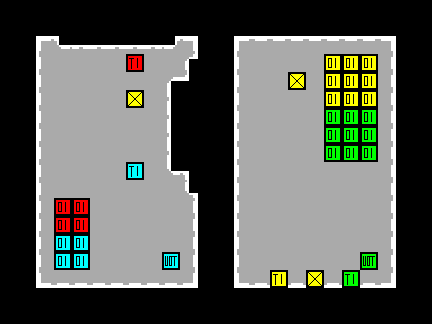

This is a level from a 2D game, rendered from its Tiled map with the project's own tilesets. A one-line summary and the complete map file follow:
An orthogonal 24x18 tile map with 18x18 px tiles, 2 tile layers (Tile Layer 1, Tile Layer 2), 1 hidden layer not drawn and 3 objects (P1, P2, Box).

<map version="1.0" tiledversion="1.1.4" orientation="orthogonal" renderorder="right-down" width="24" height="18" tilewidth="18" tileheight="18" infinite="0" nextobjectid="4">
 <tileset firstgid="1" source="18bit.tsx" />
 <layer name="Tile Layer 1" width="24" height="18">
  <data encoding="csv">
0,0,0,0,0,0,0,0,0,0,0,0,0,0,0,0,0,0,0,0,0,0,0,0,
0,0,0,0,0,0,0,0,0,0,0,0,0,0,0,0,0,0,0,0,0,0,0,0,
0,0,3,3221225480,6,6,6,6,6,1073741832,2684354563,0,0,0,0,0,0,0,0,0,0,0,0,0,
0,0,1610612740,2,2,2,2,27,2,2,1610612744,0,0,0,0,0,0,0,0,0,0,0,0,0,
0,0,1610612740,2,2,2,2,2,2,7,3221225477,0,0,0,0,0,0,0,0,0,0,0,0,0,
0,0,1610612740,2,2,2,2,11,2,2684354566,0,0,0,0,0,0,0,0,0,0,0,0,0,0,
0,0,1610612740,2,2,2,2,2,2,2684354566,0,0,0,0,0,0,0,0,0,0,0,0,0,0,
0,0,1610612740,2,2,2,2,2,2,2684354566,0,0,0,0,0,0,0,0,0,0,0,0,0,0,
0,0,1610612740,2,2,2,2,2,2,2684354566,0,0,0,0,0,0,0,0,0,0,0,0,0,0,
0,0,1610612740,2,2,2,2,23,2,1610612743,2684354565,0,0,0,0,0,0,0,0,0,0,0,0,0,
0,0,1610612740,2,2,2,2,2,2,2,536870920,0,0,0,0,0,0,0,0,0,0,0,0,0,
0,0,1610612740,37,37,2,2,2,2,2,2684354564,0,0,0,0,0,0,0,0,0,0,0,0,0,
0,0,1610612740,37,37,2,2,2,2,2,2684354564,0,0,0,0,0,0,0,0,0,0,0,0,0,
0,0,1610612740,33,33,2,2,2,2,2,2684354564,0,0,0,0,0,0,0,0,0,0,0,0,0,
0,0,1610612740,33,33,2,2,2,2,13,2684354564,0,0,0,0,0,0,0,0,0,0,0,0,0,
0,0,1610612739,3221225476,3221225476,3221225476,3221225476,3221225476,3221225476,3221225476,3221225475,0,0,0,0,0,0,0,0,0,0,0,0,0,
0,0,0,0,0,0,0,0,0,0,0,0,0,0,0,0,0,0,0,0,0,0,0,0,
0,0,0,0,0,0,0,0,0,0,0,0,0,0,0,0,0,0,0,0,0,0,0,0
</data>
 </layer>
 <layer name="Tile Layer 3" width="24" height="18" visible="0">
  <properties>
   <property name="collidable" type="bool" value="true" />
  </properties>
  <data encoding="csv">
0,0,0,0,0,0,0,0,0,0,0,0,0,0,0,0,0,0,0,0,0,0,0,0,
0,1,1,1,1,1,1,1,1,1,1,1,1,1,1,1,1,1,1,1,1,1,1,0,
0,1,0,0,0,0,0,0,0,0,0,1,1,0,0,0,0,0,0,0,0,0,1,0,
0,1,0,0,0,0,0,0,0,0,0,1,1,0,0,0,0,0,0,0,0,0,1,0,
0,1,0,0,0,0,0,0,0,0,0,1,1,0,0,0,0,0,0,0,0,0,1,0,
0,1,0,0,0,0,0,0,0,0,1,1,1,0,0,0,0,0,0,0,0,0,1,0,
0,1,0,0,0,0,0,0,0,0,1,1,1,0,0,0,0,0,0,0,0,0,1,0,
0,1,0,0,0,0,0,0,0,0,1,1,1,0,0,0,0,0,0,0,0,0,1,0,
0,1,0,0,0,0,0,0,0,0,1,1,1,0,0,0,0,0,0,0,0,0,1,0,
0,1,0,0,0,0,0,0,0,0,0,1,1,0,0,0,0,0,0,0,0,0,1,0,
0,1,0,0,0,0,0,0,0,0,0,1,1,0,0,0,0,0,0,0,0,0,1,0,
0,1,0,0,0,0,0,0,0,0,0,1,1,0,0,0,0,0,0,0,0,0,1,0,
0,1,0,0,0,0,0,0,0,0,0,1,1,0,0,0,0,0,0,0,0,0,1,0,
0,1,0,0,0,0,0,0,0,0,0,1,1,0,0,0,0,0,0,0,0,0,1,0,
0,1,0,0,0,0,0,0,0,0,0,1,1,0,0,0,0,0,0,0,0,0,1,0,
0,1,0,0,0,0,0,0,0,0,0,1,1,0,0,0,0,0,0,0,0,0,1,0,
0,1,1,1,1,1,1,1,1,1,1,1,1,1,1,1,1,1,1,1,1,1,1,0,
0,0,0,0,0,0,0,0,0,0,0,0,0,0,0,0,0,0,0,0,0,0,0,0
</data>
 </layer>
 <layer name="Tile Layer 2" width="24" height="18">
  <data encoding="csv">
0,0,0,0,0,0,0,0,0,0,0,0,0,0,0,0,0,0,0,0,0,0,0,0,
0,0,0,0,0,0,0,0,0,0,0,0,0,0,0,0,0,0,0,0,0,0,0,0,
0,0,0,0,0,0,0,0,0,0,0,0,0,3,4,4,4,4,4,4,4,2684354563,0,0,
0,0,0,0,0,0,0,0,0,0,0,0,0,1610612740,2,2,2,2,31,31,31,2684354564,0,0,
0,0,0,0,0,0,0,0,0,0,0,0,0,1610612740,2,2,11,2,31,31,31,2684354564,0,0,
0,0,0,0,0,0,0,0,0,0,0,0,0,1610612740,2,2,2,2,31,31,31,2684354564,0,0,
0,0,0,0,0,0,0,0,0,0,0,0,0,1610612740,2,2,2,2,35,35,35,2684354564,0,0,
0,0,0,0,0,0,0,0,0,0,0,0,0,1610612740,2,2,2,2,35,35,35,2684354564,0,0,
0,0,0,0,0,0,0,0,0,0,0,0,0,1610612740,2,2,2,2,35,35,35,2684354564,0,0,
0,0,0,0,0,0,0,0,0,0,0,0,0,1610612740,2,2,2,2,2,2,2,2684354564,0,0,
0,0,0,0,0,0,0,0,0,0,0,0,0,1610612740,2,2,2,2,2,2,2,2684354564,0,0,
0,0,0,0,0,0,0,0,0,0,0,0,0,1610612740,2,2,2,2,2,2,2,2684354564,0,0,
0,0,0,0,0,0,0,0,0,0,0,0,0,1610612740,2,2,2,2,2,2,2,2684354564,0,0,
0,0,0,0,0,0,0,0,0,0,0,0,0,1610612740,2,2,2,2,2,2,2,2684354564,0,0,
0,0,0,0,0,0,0,0,0,0,0,0,0,1610612740,2,2,2,2,2,2,15,2684354564,0,0,
0,0,0,0,0,0,0,0,0,0,0,0,0,1610612739,3221225476,21,3221225476,11,3221225476,25,3221225476,3221225475,0,0,
0,0,0,0,0,0,0,0,0,0,0,0,0,0,0,0,0,0,0,0,0,0,0,0,
0,0,0,0,0,0,0,0,0,0,0,0,0,0,0,0,0,0,0,0,0,0,0,0
</data>
 </layer>
 <objectgroup name="objects">
  <object id="1" name="P1" x="54" y="54" width="18" height="18" />
  <object id="2" name="P2" x="252" y="54" width="18" height="18" />
  <object id="3" name="Box" x="306" y="270" width="18" height="18" />
 </objectgroup>
</map>
